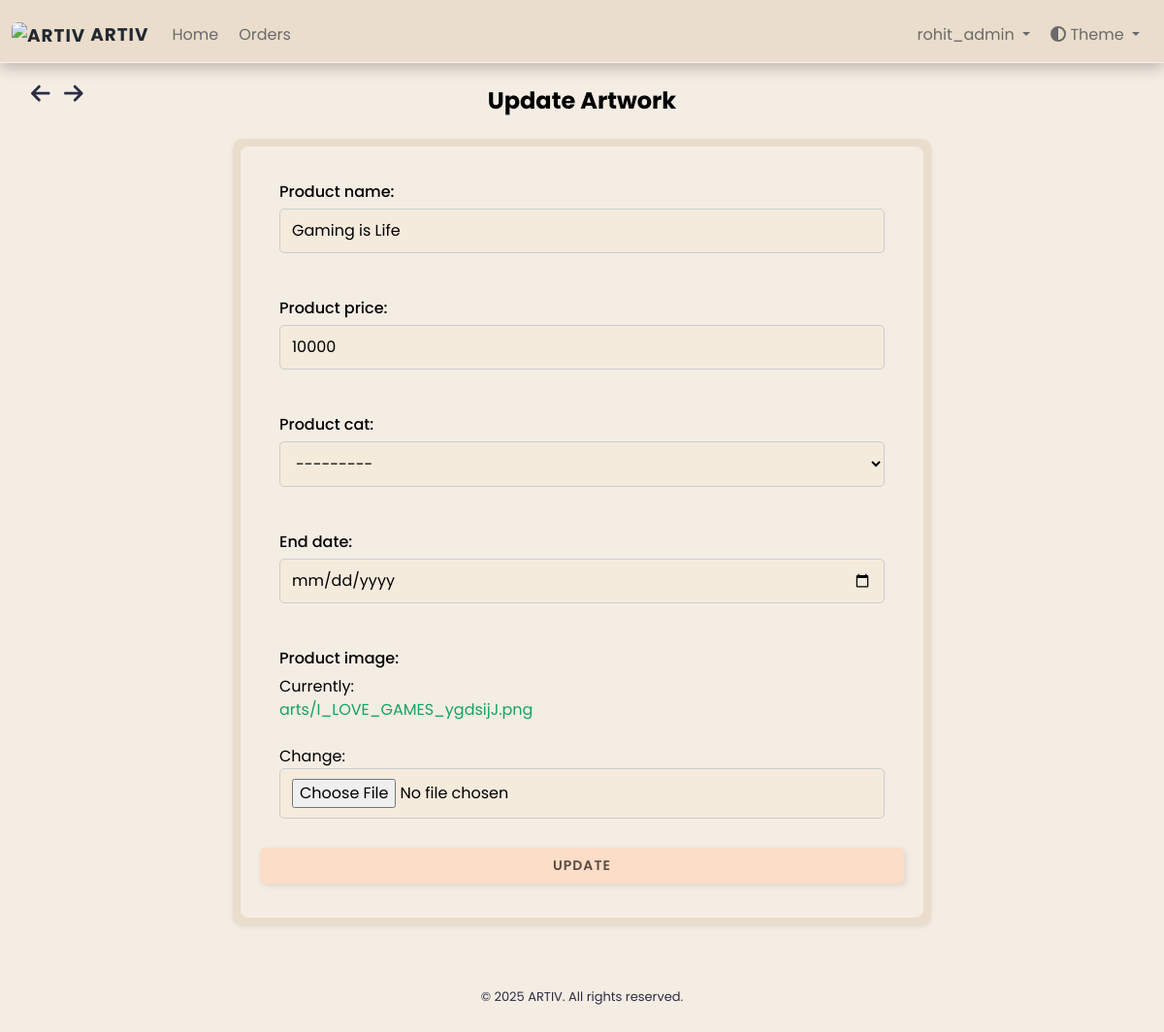
Screenshot of /dashboard/productupdate/56/ (signed in) with the database file from the repository.
### dashboard/models.py (models this page shows, shortened)
class Artwork(models.Model):
    SALE_TYPE_CHOICES = [
        ("discount", "Discount"),
        ("auction", "Auction"),
    ]
    sale_type = models.CharField(
        max_length=50, choices=SALE_TYPE_CHOICES, default="auction"
    )
    product_id = models.CharField(max_length=255, default="")
    product_name = models.CharField(max_length=255)
    product_price = models.IntegerField(default=0)
    opening_bid = models.IntegerField(default=0, null=True, blank=True)
    product_cat = models.ForeignKey(
        "Catalogue", on_delete=models.CASCADE, null=True, blank=True
    )
    product_qty = models.IntegerField(default=0)
    product_image = models.ImageField(upload_to="arts/")
    dimension_unit = models.CharField(
        max_length=2, choices=[("cm", "Centimeters"), ("ft", "Feet")]
    )
    length_in_centimeters = models.FloatField(default=0, blank=True, null=True)
    width_in_centimeters = models.FloatField(default=0, blank=True, null=True)
    foot = models.FloatField(default=0, blank=True, null=True)
    inches = models.FloatField(default=0, blank=True, null=True)
    created_at = models.DateTimeField(auto_now_add=True)
    end_date = models.DateField(null=True, blank=True, db_index=True)
    user = models.ForeignKey(
        settings.AUTH_USER_MODEL, on_delete=models.CASCADE, null=True, blank=True
    )
    is_sold = models.BooleanField(default=False)
    is_purchased = models.BooleanField(default=False)
    status = models.CharField(
        max_length=50,
        choices=[
            ("active", "Active"),
            ("closed", "Closed"),
            ("waiting_for_response", "Waiting for Response"),
            ("unsold", "Unsold"),
        ],
        default="active",
    )
    response_deadline = models.DateTimeField(blank=True, null=True, db_index=True)
    buyer_response = models.CharField(
        max_length=11,
        choices=[("yes", "Yes"), ("no", "No"), ("no_response", "No Response")],
        default="no_response",
    )
    discounted_price = models.DecimalField(
        max_digits=10, decimal_places=2, null=True, blank=True
    )

### dashboard/views.py (the view)
# urls.py: path('productupdate/<int:pk>/', views.ArtworkUpdateView.as_view(), name="product_update"),
class ArtworkUpdateView(LoginRequiredMixin, UpdateView):
    model = Artwork
    fields = [
        "product_name", "product_price", "product_image",
        "product_cat", "end_date", "length_in_centimeters",
        "width_in_centimeters", "foot", "inches"
    ]
    template_name_suffix = '_update_form'
    success_url = '/dashboard/product/'
    def get_form(self):
        form = super().get_form()
        form.fields['end_date'].widget = forms.DateInput(attrs={'type': 'date'})
        return form

### art/context_processors.py (called while the page is built)
def catalogue_list(request):
    return {"catalogue_list": Catalogue.objects.all()}

### dashboard/models.py (called while the page is built)
    def __str__(self):
        return self.cat_name

### dashboard/templatetags/auth_extras.py (called while the page is built)
@register.filter(name='has_group')
def has_group(user, group_name):
    group = Group.objects.get(name=group_name)
    return True if group in user.groups.all() else False

### templates/dashboard/artwork_update_form.html (shortened to what this page needs)
{% extends './base.html' %} {% block title %}Update Artwork - ARTIV{% endblock %} {% load static %} {% block links %}
<link rel="stylesheet" href="{% static 'dashboard/css/artwork_form.css' %}">
{% endblock %} {% block content %}
{% include './includes/header.html' %}
{% include "art/arrow_button.html" %}
    <div class="app-content pt-3 p-md-3 p-lg-4">
        <div class="button-container">
            <i class="fa-solid fa-arrow-left" style="cursor:pointer; font-size:1.4rem; margin-right:10px" onclick="goBack()"></i>
            <i class="fa-solid fa-arrow-right" style="cursor:pointer; font-size:1.4rem; margin-right:15px" onclick="goForward()"></i>
        </div>
        <div class="container-fluid">
            <h1 class="app-page-title">Update Artwork</h1>
            <div class="row g-4 mb-4">
                <div class="col-12">
                    <div class="app-card artwork-card shadow-sm h-100">
                        <div class="app-card-body p-2">
                            <form method="POST" enctype="multipart/form-data">
                                <div class="fieldWrapper">
                                    <label
                                        for="{{ form.product_name.id_for_label }}">{{form.product_name.label}}:</label>
                                    {{ form.product_name }}
                                </div>
                                <div class="fieldWrapper">
                                    <label
                                        for="{{ form.product_price.id_for_label }}">{{form.product_price.label}}:</label>
                                    {{ form.product_price }}
                                </div>
                                <div class="fieldWrapper">
                                    <label for="{{ form.product_cat.id_for_label }}">{{form.product_cat.label}}:</label>
                                    {{ form.product_cat }}
                                </div>
                                <div class="fieldWrapper">
                                    <label for="{{ form.end_date.id_for_label }}">{{form.end_date.label}}:</label>
                                    {{ form.end_date }}
                                </div>
                                <div class="fieldWrapper">
                                    <label
                                        for="{{ form.product_image.id_for_label }}">{{form.product_image.label}}:</label>
                                    {{ form.product_image }}
                                </div>
                                <div class="d-grid  mx-auto">
                                    <input class="btn btn-success_bid" type="submit" value="Update" />
                                </div>
                            </form>
                        </div>
                    </div>
                </div>
            </div>
        </div>
    </div>
    {% include './includes/footer.html' %}
{% endblock %}

### templates/dashboard/includes/header.html (shortened to what this page needs)
{% load static %}
{% block links %}
<link rel="stylesheet" type="text/css" href="{% static 'dashboard/css/navbar.css' %}" />
{% endblock %}
{% load auth_extras %}
<body>
    <nav class="navbar navbar-expand-lg navbar-light fixed-top">
        <div class="container-fluid">
            <a class="navbar-brand" href="#" data-bs-toggle="modal" data-bs-target="#logoModal">
                <img src="{% static 'images/assets/ARTIV LOGO.png' %}" width="30" height="24" alt="ARTIV">
                ARTIV
            </a>
            <div class="collapse navbar-collapse" id="navbarSupportedContent">
                <ul class="navbar-nav me-auto mb-2 mb-lg-0">
                    <li class="nav-item">
                        <a class="nav-link" href="{% url 'art:index' %}">Home</a>
                    </li>
                    {% if user.is_authenticated %}
                        <li class="nav-item">
                            <a class="nav-link" href="{% url 'dashboard:order_list' %}">Orders</a>
                        </li>
                    {% endif %}
                </ul>
                <ul class="navbar-nav ms-auto mb-2 mb-lg-0">
                    {% if user.is_authenticated %}
                        <li class="nav-item dropdown">
                            <a class="nav-link dropdown-toggle" href="#" id="userDropdown" role="button" data-bs-toggle="dropdown" aria-expanded="false">
                                {{ user }}
                            </a>
                        </li>
                    {% endif %}
                    <li class="nav-item dropdown">
                        <a class="nav-link dropdown-toggle" href="#" id="themeDropdown" role="button" data-bs-toggle="dropdown" aria-expanded="false">
                            <i class="fas fa-adjust"></i> Theme
                        </a>
                    </li>
                </ul>
            </div>
        </div>
    </nav>
</body>
</html>

### static/dashboard/css/form.css (style rules this page uses)
.fieldWrapper { display: flex; flex-direction: column; padding: 15px 20px; }
.fieldWrapper label { font-weight: 500; color: black; }
.fieldWrapper input,select { padding: 5px 10px; border-radius: 5px; border: 1px solid grey; }
body.light-mode .fieldWrapper input, body.light-mode .fieldWrapper select, body.light-mode .fieldWrapper textarea { background-color: #f5ebdd !important; color: black; border: 1px solid #ccc; }
body.light-mode .fieldWrapper label { color: black; }
.fieldWrapper input, .fieldWrapper select, .fieldWrapper textarea { padding: 10px 12px; border-radius: 5px; transition: background-color 0.3s ease, color 0.3s ease; }

### static/dashboard/css/artwork_form.css (style rules this page uses)
body { background-color: #f4ede4; color: #2B2D42; }
html.loaded { visibility: visible; opacity: 1; transition: none; }
form { background-color: #f4ede4; color: #000000; padding: 20px; border-radius: 8px; }
.app-card { border-radius: 8px; }
.artwork-card { background-color: #f4ede4 !important; backdrop-filter: blur(1px); border-radius: 10px; box-shadow: 0 4px 6px rgba(0, 0, 0, 0.1); max-width: 45rem; width: 100%; margin: auto; }
form input, form select, form textarea { background-color: #f5ebdd; color: #000000; border: 1px solid #ccc; padding: 8px; border-radius: 4px; width: 100%; margin-bottom: 15px; }
form label { font-weight: 600; margin-bottom: 5px; display: block; }

### static/dashboard/css/navbar.css (style rules this page uses)
body { background-color: #f4ede4; color: #2B2D42; }
html.loaded { visibility: visible; opacity: 1; transition: none; }
.navbar .navbar-brand { color: #E4E4E4; font-size: 1.15rem; font-weight: bold; letter-spacing: 1px; transition: color 0.3s ease; }
.navbar .navbar-brand img { border-radius: 6px; }
.navbar .nav-link { color: #B0B0B0; margin-right: 5px; transition: color 0.3s ease, transform 0.3s ease; }
body.light-mode .navbar { background-color: #eaddcc; color: #000; padding-top: 1rem !important; border-bottom: 1.5px solid rgba(255, 255, 255, 0.603); box-shadow: 0 4px 15px rgba(0, 0, 0, 0.25); }
body.light-mode .navbar .navbar-brand { color: #222831; }
body.light-mode .navbar .nav-link { color: #6a6a6a; }
:root { --border-color: black; }

### static/dashboard/css/signup.css (style rules this page uses)
.fieldWrapper { position: relative; }
.btn { display: inline-block; font-weight: 400; color: #fff; text-align: center; vertical-align: middle; -webkit-user-select: none; -moz-user-select: none; -ms-user-select: none; user-select: none; border: 1px solid transparent; padding: 0.375rem 0.75rem; font-size: 1rem; line-height: 1.5; border-radius: 0.25rem; }

### static/dashboard/css/unsold.css (style rules this page uses)
.row { justify-content: start; --bs-gutter-y: 1.5rem !important; }
:root { --card-bg-light: #ffffff; --card-bg-dark: #2c2c2c; --text-light: #000000; --text-dark: #ffffff; }
.button-container { position: absolute; top: 85px; right: 10px; }
body.light-mode .app-card { background-color: var(--card-bg-light) !important; color: var(--text-light) !important; }

### static/dashboard/css/contact.css (style rules this page uses)
.button-container { position: absolute; top: 85px; left: 2rem; }
:root { --background-color: #eaddcc; --text-color: #000; --link-color: #343434; --link-hover-color: #000000; --title-color: #000; --contact-text-color: #000; }
body { background-color: var(--background-color); color: var(--text-color); }

### static/dashboard/css/faq.css (style rules this page uses)
:root { --background-color: #f8f9fa; --text-color: #000; --link-color: #007bff; --link-hover-color: #0056b3; --title-color: #000; --accordion-bg-color: #fff; --accordion-border-color: #ddd; --accordion-header-bg-color: #f7f7f7; --accordion-header-text-color: #000; }
body { background-color: var(--background-color); color: var(--text-color); }

### static/dashboard/css/index.css (style rules this page uses)
:root { --background-color: #e7e7e7; --text-color: #000; --link-color: #343434; --link-hover-color: #000000; --title-color: #000; --contact-text-color: #000; }
.row { justify-content: start; --bs-gutter-y: 1.5rem !important; }
.button-container { position: absolute; top: 85px; left: 2rem; }
body.light-mode .app-card { background-color: var(--card-bg-light) !important; color: var(--text-light) !important; }

### static/home/css/about.css (style rules this page uses)
.light-mode h1, .light-mode h4 { color: black ; }
body, h1, h4, p { margin: 0; padding: 0; }
h1, h4 { text-align: center; }
.container-fluid h1 { margin-top: 10px; }

### static/dashboard/css/register_seller.css (style rules this page uses)
.fieldWrapper { position: relative; }
.btn { display: inline-block; font-weight: 400; color: #fff; text-align: center; vertical-align: middle; -webkit-user-select: none; -moz-user-select: none; -ms-user-select: none; user-select: none; background-color: transparent; border: 1px solid transparent; padding: 0.375rem 0.75rem; font-size: 1rem; line-height: 1.5; border-radius: 0.25rem; }

### templates/dashboard/artwork_update_form.html (style rules this page uses)
body { font-family: 'Poppins', sans-serif; }

### templates/dashboard/base.html (style rules this page uses)
body { background-color: #f4ede4 !important; color: #2B2D42; }

### rows the page displays
Artwork: product_name "Gaming is Life", product_price "10000", product_cat "---------"

### other values shown
{{ user }} "rohit_admin"
